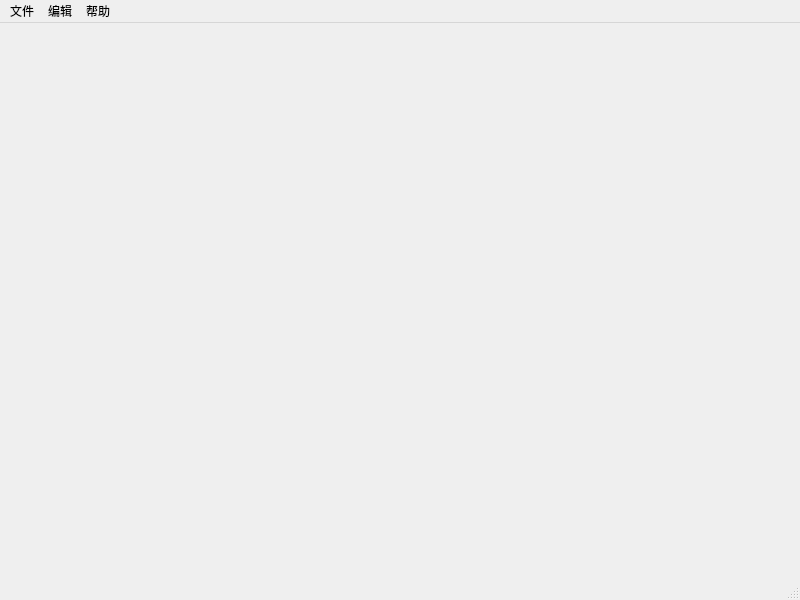
<?xml version="1.0" encoding="UTF-8"?>
<ui version="4.0">
 <class>MainWindow</class>
 <widget class="QMainWindow" name="MainWindow">
  <property name="geometry">
   <rect>
    <x>0</x>
    <y>0</y>
    <width>800</width>
    <height>600</height>
   </rect>
  </property>
  <property name="windowTitle">
   <string>支持排序和筛选的表格控件示例</string>
  </property>
  <widget class="QWidget" name="centralwidget"/>
  <widget class="QMenuBar" name="menubar">
   <property name="geometry">
    <rect>
     <x>0</x>
     <y>0</y>
     <width>800</width>
     <height>22</height>
    </rect>
   </property>
   <widget class="QMenu" name="menu_file">
    <property name="title">
     <string>文件</string>
    </property>
    <addaction name="action_save"/>
    <addaction name="action_load"/>
    <addaction name="separator"/>
    <addaction name="action_exit"/>
   </widget>
   <widget class="QMenu" name="menu_edit">
    <property name="title">
     <string>编辑</string>
    </property>
    <addaction name="action_add"/>
    <addaction name="action_remove"/>
   </widget>
   <widget class="QMenu" name="menu_help">
    <property name="title">
     <string>帮助</string>
    </property>
    <addaction name="action_about"/>
   </widget>
   <addaction name="menu_file"/>
   <addaction name="menu_edit"/>
   <addaction name="menu_help"/>
  </widget>
  <widget class="QStatusBar" name="statusbar"/>
  <action name="action_save">
   <property name="text">
    <string>保存数据</string>
   </property>
   <property name="shortcut">
    <string>Ctrl+S</string>
   </property>
  </action>
  <action name="action_load">
   <property name="text">
    <string>加载数据</string>
   </property>
   <property name="shortcut">
    <string>Ctrl+O</string>
   </property>
  </action>
  <action name="action_exit">
   <property name="text">
    <string>退出</string>
   </property>
   <property name="shortcut">
    <string>Ctrl+Q</string>
   </property>
  </action>
  <action name="action_add">
   <property name="text">
    <string>添加记录</string>
   </property>
   <property name="shortcut">
    <string>Ctrl+N</string>
   </property>
  </action>
  <action name="action_remove">
   <property name="text">
    <string>删除记录</string>
   </property>
   <property name="shortcut">
    <string>Delete</string>
   </property>
  </action>
  <action name="action_about">
   <property name="text">
    <string>关于</string>
   </property>
   <property name="shortcut">
    <string>F1</string>
   </property>
  </action>
 </widget>
 <resources/>
 <connections/>
</ui>
